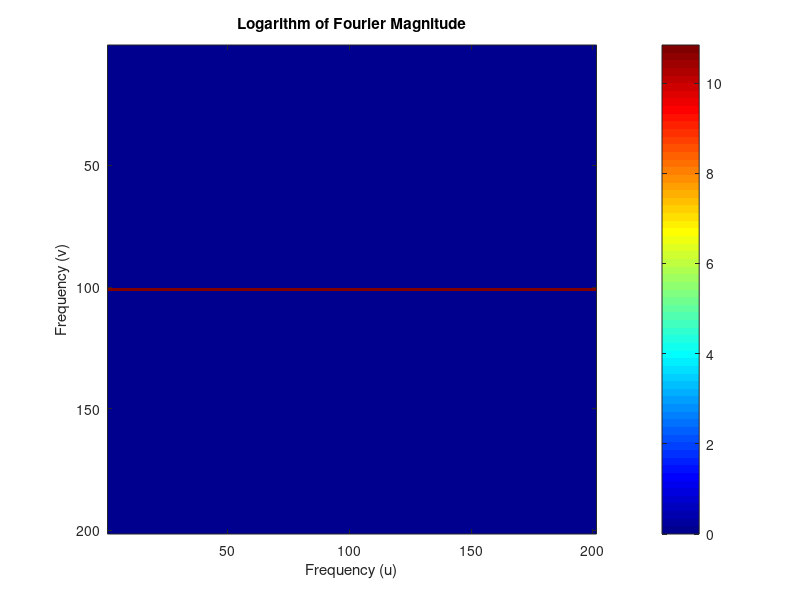

Source code (MATLAB):
% Define the image dimensions
N = 201;
image = zeros(N, N);

% Create the image with a central column of 255
image(:, 101) = 255;

% Compute the 2D Fourier transform
F = fft2(image);

% Shift the zero frequency component to the center
F_shifted = fftshift(F);

% Compute the magnitude and take the logarithm
magnitude = abs(F_shifted);
log_magnitude = log(1 + magnitude); % Adding 1 to avoid log(0)

% Plot the result
figure;
imagesc(log_magnitude);
colorbar;
title('Logarithm of Fourier Magnitude');
xlabel('Frequency (u)');
ylabel('Frequency (v)');
axis image; % Set the aspect ratio to be equal
colormap jet; % Choose a colormap for better visualization
